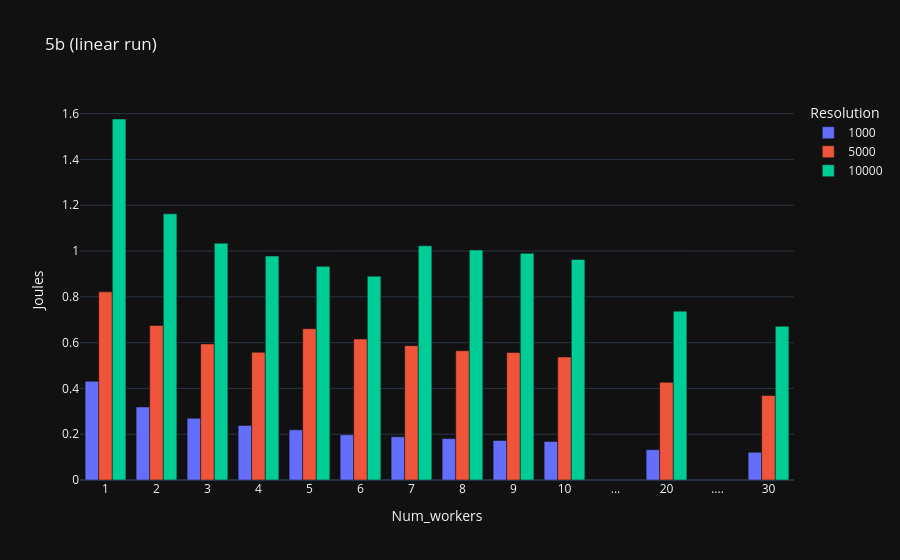
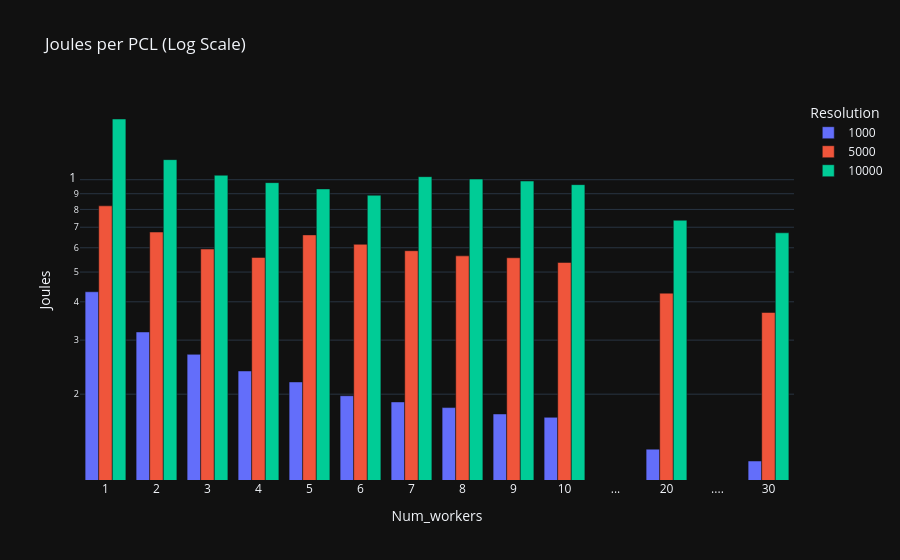

The notebook cell saved with these charts, in order:
### Code cell
from matplotlib import pyplot as plt
# Grouped bars
import plotly.express as px
import numpy as np

# Define width based on resolution
# resolution_to_width = {160: 0.2, 320: 0.4, 640: 0.6, 1280: 0.8}
max_joules_df = pd.concat(max_joules.values(), axis=1)
max_joules_df_sorted = max_joules_df.sort_index()  # Sort by index first

# Create separator rows with NaN values
separator_row1 = pd.DataFrame(index=["..."], columns=max_joules_df_sorted.columns, data=np.nan)
separator_row2 = pd.DataFrame(index=["...."], columns=max_joules_df_sorted.columns,
                              data=np.nan)  # Using .... to make it unique

# Split the dataframe into three parts and insert the separators
mask1 = max_joules_df_sorted.index <= 10
mask2 = (max_joules_df_sorted.index > 10) & (max_joules_df_sorted.index <= 20)
mask3 = max_joules_df_sorted.index > 20

df_part1 = max_joules_df_sorted[mask1]
df_part2 = max_joules_df_sorted[mask2]
df_part3 = max_joules_df_sorted[mask3]

# Combine all parts with the separators
max_joules_df_sorted = pd.concat([df_part1, separator_row1, df_part2, separator_row2, df_part3])

# Convert remaining numeric indices to strings
max_joules_df_sorted.index = max_joules_df_sorted.index.astype(str)

fig = px.bar(max_joules_df_sorted, barmode='group', title='Joules per PCL',
             labels={'value': 'Max Power (Watts)', 'index': 'Model'})
fig.update_layout(xaxis_title='Num_workers', yaxis_title='Joules', legend_title_text='Resolution',
                  xaxis={'categoryorder': 'array', 'categoryarray': max_joules_df_sorted.index},
                  title='5b (linear run)')
fig.show()

fig = px.bar(max_joules_df_sorted, barmode='group', title='Joules per PCL (Log Scale)',
             labels={'value': 'Max Power (Watts)', 'index': 'Model'})
fig.update_layout(xaxis_title='Num_workers', yaxis_title='Joules',
                  yaxis_type='log', legend_title_text='Resolution',
                  xaxis={'categoryorder': 'array', 'categoryarray': max_joules_df_sorted.index})
fig.show()

### Figure 1 — Plotly figure (JSON) as saved in the notebook; plotly's stock layout.template omitted (floating-point values rounded to 4 significant figures)
{"data": [{"alignmentgroup": "True", "hovertemplate": "variable=1000<br>Model=%{x}<br>Max Power (Watts)=%{y}<extra></extra>", "legendgroup": "1000", "marker": {"color": "#636efa", "pattern": {"shape": ""}}, "name": "1000", "offsetgroup": "1000", "orientation": "v", "showlegend": true, "textposition": "auto", "x": ["1", "2", "3", "4", "5", "6", "7", "8", "9", "10", "...", "20", "....", "30"], "xaxis": "x", "y": [0.4313, 0.319, 0.2697, 0.238, 0.2192, 0.1977, 0.1887, 0.1809, 0.1724, 0.1681, null, 0.1324, null, 0.1211], "yaxis": "y", "type": "bar"}, {"alignmentgroup": "True", "hovertemplate": "variable=5000<br>Model=%{x}<br>Max Power (Watts)=%{y}<extra></extra>", "legendgroup": "5000", "marker": {"color": "#EF553B", "pattern": {"shape": ""}}, "name": "5000", "offsetgroup": "5000", "orientation": "v", "showlegend": true, "textposition": "auto", "x": ["1", "2", "3", "4", "5", "6", "7", "8", "9", "10", "...", "20", "....", "30"], "xaxis": "x", "y": [0.8218, 0.6751, 0.5944, 0.558, 0.6609, 0.6157, 0.5869, 0.5646, 0.5566, 0.5374, null, 0.4267, null, 0.3692], "yaxis": "y", "type": "bar"}, {"alignmentgroup": "True", "hovertemplate": "variable=10000<br>Model=%{x}<br>Max Power (Watts)=%{y}<extra></extra>", "legendgroup": "10000", "marker": {"color": "#00cc96", "pattern": {"shape": ""}}, "name": "10000", "offsetgroup": "10000", "orientation": "v", "showlegend": true, "textposition": "auto", "x": ["1", "2", "3", "4", "5", "6", "7", "8", "9", "10", "...", "20", "....", "30"], "xaxis": "x", "y": [1.577, 1.162, 1.034, 0.9782, 0.9332, 0.89, 1.023, 1.005, 0.99, 0.9635, null, 0.7376, null, 0.6713], "yaxis": "y", "type": "bar"}], "layout": {"xaxis": {"anchor": "y", "domain": [0.0, 1.0], "title": {"text": "Num_workers"}, "categoryorder": "array", "categoryarray": ["1", "2", "3", "4", "5", "6", "7", "8", "9", "10", "...", "20", "....", "30"]}, "yaxis": {"anchor": "x", "domain": [0.0, 1.0], "title": {"text": "Joules"}}, "legend": {"title": {"text": "Resolution"}, "tracegroupgap": 0}, "title": {"text": "5b (linear run)"}, "barmode": "group"}}

### Figure 2 — Plotly figure (JSON) as saved in the notebook; plotly's stock layout.template omitted (floating-point values rounded to 4 significant figures)
{"data": [{"alignmentgroup": "True", "hovertemplate": "variable=1000<br>Model=%{x}<br>Max Power (Watts)=%{y}<extra></extra>", "legendgroup": "1000", "marker": {"color": "#636efa", "pattern": {"shape": ""}}, "name": "1000", "offsetgroup": "1000", "orientation": "v", "showlegend": true, "textposition": "auto", "x": ["1", "2", "3", "4", "5", "6", "7", "8", "9", "10", "...", "20", "....", "30"], "xaxis": "x", "y": [0.4313, 0.319, 0.2697, 0.238, 0.2192, 0.1977, 0.1887, 0.1809, 0.1724, 0.1681, null, 0.1324, null, 0.1211], "yaxis": "y", "type": "bar"}, {"alignmentgroup": "True", "hovertemplate": "variable=5000<br>Model=%{x}<br>Max Power (Watts)=%{y}<extra></extra>", "legendgroup": "5000", "marker": {"color": "#EF553B", "pattern": {"shape": ""}}, "name": "5000", "offsetgroup": "5000", "orientation": "v", "showlegend": true, "textposition": "auto", "x": ["1", "2", "3", "4", "5", "6", "7", "8", "9", "10", "...", "20", "....", "30"], "xaxis": "x", "y": [0.8218, 0.6751, 0.5944, 0.558, 0.6609, 0.6157, 0.5869, 0.5646, 0.5566, 0.5374, null, 0.4267, null, 0.3692], "yaxis": "y", "type": "bar"}, {"alignmentgroup": "True", "hovertemplate": "variable=10000<br>Model=%{x}<br>Max Power (Watts)=%{y}<extra></extra>", "legendgroup": "10000", "marker": {"color": "#00cc96", "pattern": {"shape": ""}}, "name": "10000", "offsetgroup": "10000", "orientation": "v", "showlegend": true, "textposition": "auto", "x": ["1", "2", "3", "4", "5", "6", "7", "8", "9", "10", "...", "20", "....", "30"], "xaxis": "x", "y": [1.577, 1.162, 1.034, 0.9782, 0.9332, 0.89, 1.023, 1.005, 0.99, 0.9635, null, 0.7376, null, 0.6713], "yaxis": "y", "type": "bar"}], "layout": {"xaxis": {"anchor": "y", "domain": [0.0, 1.0], "title": {"text": "Num_workers"}, "categoryorder": "array", "categoryarray": ["1", "2", "3", "4", "5", "6", "7", "8", "9", "10", "...", "20", "....", "30"]}, "yaxis": {"anchor": "x", "domain": [0.0, 1.0], "title": {"text": "Joules"}, "type": "log"}, "legend": {"title": {"text": "Resolution"}, "tracegroupgap": 0}, "title": {"text": "Joules per PCL (Log Scale)"}, "barmode": "group"}}
